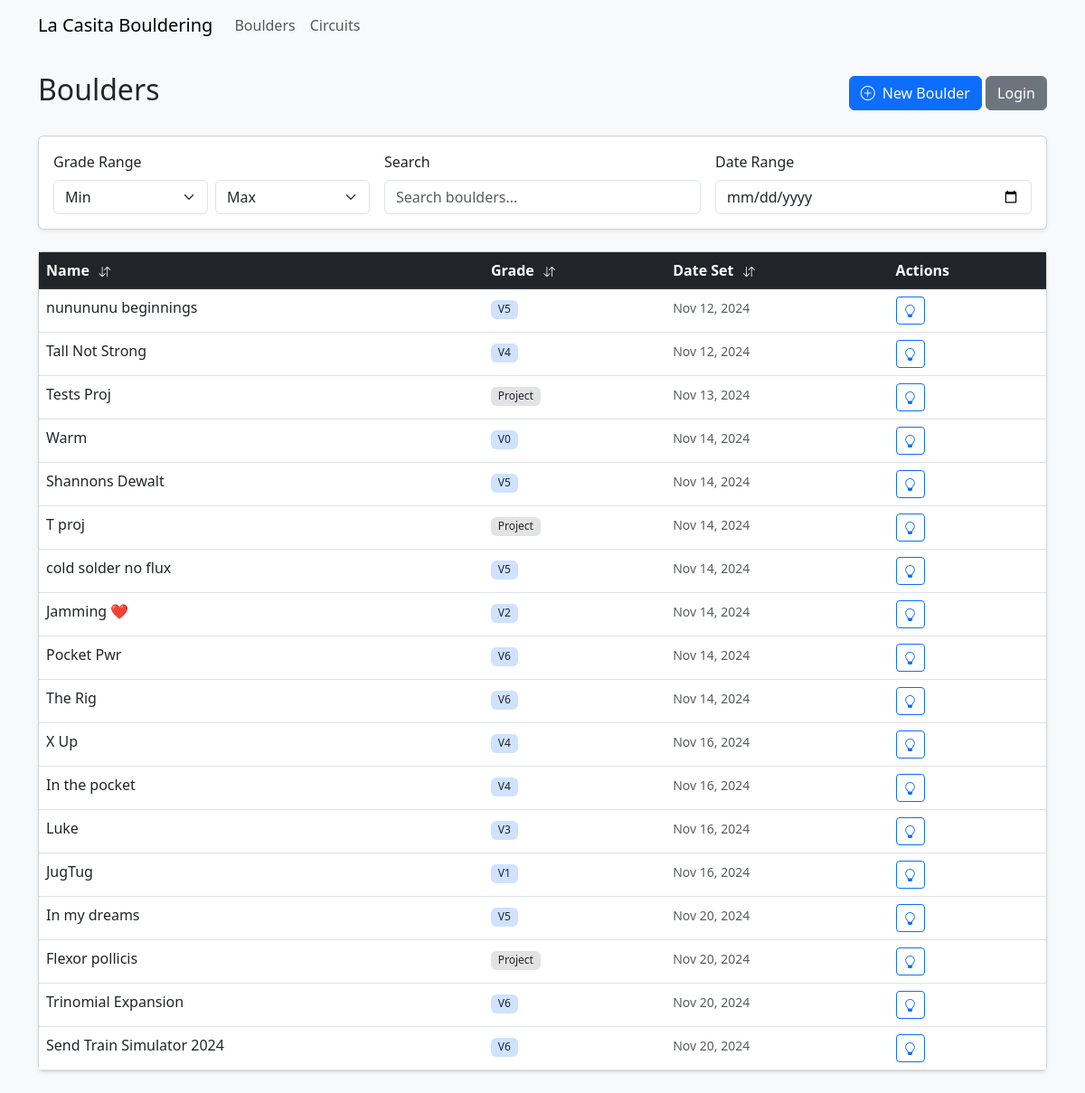
The page / on the database its author committed.
### boulders/models.py (models this page shows, shortened)
class BaseClimb(models.Model):
    name = models.CharField(max_length=100)
    description = models.TextField(blank=True)
    date_set = models.DateTimeField(auto_now_add=True)
    class Meta:
        abstract = True

class Boulder(BaseClimb):
    grade = models.IntegerField(null=True, blank=True)
    holds_hands_only = models.JSONField(default=list, blank=True)
    holds_feet_only = models.JSONField(default=list, blank=True)
    holds_general = models.JSONField(default=list, blank=True)
    holds_finish = models.JSONField(default=list)
    holds_start = models.JSONField(default=list)

### boulders/views.py (the view)
# urls.py: path("", views.IndexView.as_view(), name="index"),
class IndexView(ListView):
    model = Boulder
    template_name = 'boulders/index.html'
    context_object_name = 'boulders'
    def get_context_data(self, **kwargs):
        context = super().get_context_data(**kwargs)
        context['grade_range'] = range(18)
        return context

### boulders/templatetags/json_filters.py (called while the page is built)
@register.filter(is_safe=True)
def jsonify(obj):
    return json.dumps(obj, cls=DjangoJSONEncoder)

### boulders/templates/boulders/index.html (shortened to what this page needs)
<!DOCTYPE html>
<html lang="en">
<head>
    {% load static %}
    {% load json_filters %}
    <link href="https://cdn.jsdelivr.net/npm/bootstrap@5.3.0/dist/css/bootstrap.min.css" rel="stylesheet">
    <link rel="stylesheet" href="{% static 'css/style.css' %}">
</head>
<body class="bg-light">
    {%include "navbar.html"%}
    <div class="container py-4">
        <div class="d-flex justify-content-between align-items-center mb-4">
            <h1 class="h2">Boulders</h1>
            <div class"buttons-conainer">
                <a href="{% url 'boulders:new_boulder_view' %}" class="btn btn-primary">
                    <i class="bi bi-plus-circle me-2"></i>New Boulder
                </a>
                {%if user.is_authenticated%}
                    <form method="post" action="{% url 'boulders:logout' %}" class="d-inline">
                        {% csrf_token %}
                        <button type="submit" class="btn btn-secondary">Logout</button>
                    </form>
                {%else%}
                    <a href="{% url 'boulders:login' %}" class="btn btn-secondary">Login</a>
                {%endif%}
            </div>
        </div>
        <div class="card shadow-sm mb-4">
            <div class="card-body">
                <div class="row g-3">
                    <div class="col-md-4">
                        <label class="form-label">Grade Range</label>
                        <div class="d-flex gap-2">
                            <select id="gradeMin" class="form-select">
                                <option value="">Min</option>
                            </select>
                            <select id="gradeMax" class="form-select">
                                <option value="">Max</option>
                            </select>
                        </div>
                    </div>
                    <div class="col-md-4">
                        <label class="form-label">Search</label>
                        <input
                          type="text"
                          id="searchInput"
                          class="form-control"
                          placeholder="Search boulders..."
                          autocomplete="off"
                          autocorrect="off"
                        >
                    </div>
                    <div class="col-md-4">
                        <label class="form-label">Date Range</label>
                        <input type="date" id="dateFilter" class="form-control">
                    </div>
                </div>
            </div>
        </div>
        <div class="card shadow-sm">
            <div class="table-responsive">
                <table class="table table-hover mb-0" id="boulderTable">
                    <thead class="table-dark">
                        <tr>
                            <th class="sortable" data-sort="name">Name <i class="bi bi-arrow-down-up"></i></th>
                            <th class="sortable" data-sort="grade">Grade <i class="bi bi-arrow-down-up"></i></th>
                            <th class="sortable" data-sort="date">Date Set <i class="bi bi-arrow-down-up"></i></th>
                            <th>Actions</th>
                        </tr>
                    </thead>
                    <tbody>
                        {% for boulder in boulders %}
                        <tr>
                            <td data-name="{{ boulder.name }}">
                                <a href="{% url 'boulders:boulder_view' boulder.id %}"
                                   class="text-decoration-none text-dark">
                                    {{ boulder.name }}
                                </a>
                            </td>
                            <td data-grade="{{ boulder.grade }}">
                                {% if boulder.grade is not None %}
                                    <span class="badge bg-primary-subtle text-dark">V{{ boulder.grade }}</span>
                                {% else %}
                                    <span class="badge bg-secondary-subtle text-dark">Project</span>
                                {% endif %}
                            </td>
                            <td data-date="{{ boulder.date_set|date:'Y-m-d' }}">
                                <small class="text-muted">{{ boulder.date_set|date:"M d, Y" }}</small>
                            </td>
                            <td>
                                <div class="btn-group" role="group">
                                    <button type="button"
                                            class="btn btn-sm btn-outline-primary"
                                            onclick="lightBoulderFromButton(
                                                {{boulder.holds_start|jsonify|safe}},
                                                {{boulder.holds_finish|jsonify|safe}},
                                                {{boulder.holds_general|jsonify|safe}},
                                                {{boulder.holds_feet_only|jsonify|safe}},
                                                {{boulder.holds_hands_only|jsonify|safe}}
                                            )">
                                        <i class="bi bi-lightbulb"></i>
                                    </button>
                                </div>
                            </td>
                        </tr>
                        {% endfor %}
                    </tbody>
                </table>
            </div>
        </div>
    </div>
    <link rel="stylesheet" href="https://cdn.jsdelivr.net/npm/bootstrap-icons@1.11.0/font/bootstrap-icons.css">
</body>
</html>

### templates/navbar.html (shortened to what this page needs)
<nav class="navbar navbar-expand-lg navbar-light bg-light">
  <div class="container">
    <a class="navbar-brand" href="{% url 'boulders:index' %}">La Casita Bouldering</a>
    <div class="collapse navbar-collapse" id="navbarNav">
      <ul class="navbar-nav mr-auto">
        <li class="nav-item">
          <a class="nav-link" href="{% url 'boulders:index' %}">Boulders</a>
        </li>
        <li class="nav-item">
          <a class="nav-link" href="#">Circuits</a>
        </li>
      </ul>
    </div>
  </div>
</nav>

### boulders/static/css/style.css (style rules this page uses)
nav { display: flex; }
.table th { font-weight: 600; }
.badge { font-weight: 500; }
.sortable { cursor: pointer; user-select: none; }
.sortable i { font-size: 0.8em; margin-left: 0.5em; }

### rows shown on the page
Boulder: name "nunununu beginnings", grade "5", date_set "Nov 12, 2024"
Boulder: name "Tall Not Strong", grade "4", date_set "Nov 12, 2024"
Boulder: name "Tests Proj", shows "Project", date_set "Nov 13, 2024"
Boulder: name "Warm", grade "0", date_set "Nov 14, 2024"
Boulder: name "Shannons Dewalt", grade "5", date_set "Nov 14, 2024"
Boulder: name "T proj", shows "Project", date_set "Nov 14, 2024"
Boulder: name "cold solder no flux", grade "5", date_set "Nov 14, 2024"
Boulder: name "Jamming ❤️", grade "2", date_set "Nov 14, 2024"
Boulder: name "Pocket Pwr", grade "6", date_set "Nov 14, 2024"
Boulder: name "The Rig", grade "6", date_set "Nov 14, 2024"
Boulder: name "X Up", grade "4", date_set "Nov 16, 2024"
Boulder: name "In the pocket", grade "4", date_set "Nov 16, 2024"
Boulder: name "Luke", grade "3", date_set "Nov 16, 2024"
Boulder: name "JugTug", grade "1", date_set "Nov 16, 2024"
Boulder: name "In my dreams", grade "5", date_set "Nov 20, 2024"
Boulder: name "Flexor pollicis", shows "Project", date_set "Nov 20, 2024"
Boulder: name "Trinomial Expansion", grade "6", date_set "Nov 20, 2024"
Boulder: name "Send Train Simulator 2024", grade "6", date_set "Nov 20, 2024"
